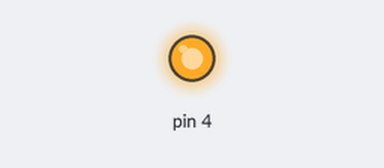
Simulated run of this sketch. Board: Arduino Uno, built with avr-gcc and run on an emulated ATmega328P. On the bench: output pins drawn as LEDs (lit = HIGH).

Above: at 0.1 s.
Timing chart, 0 to 1.6 s (numbered marks = the images above):
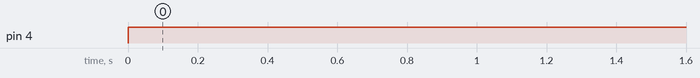

Measured:
- by itself, pin 4: LOW → HIGH at 0.00 s

The sketch:

Pomf.ino
```cpp
void setup() {

  // put your setup code here, to run once:

  pinMode(4,OUTPUT);

     Serial.begin(9600);

}

  // put your main code here, to run repeatedly:

void loop() {

  digitalWrite(4,HIGH);

}
```
